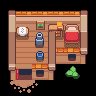

Rendered tile map (Tiled .tmx) drawn with the repository's tilesets; below, a short description and the full map source, tile grids included:
An orthogonal 6x6 tile map with 16x16 px tiles, 5 tile layers (Ground, Ground Detail, Wall, Wall Detail, ...), 1 hidden layer not drawn and 8 objects.

<map version="1.10" tiledversion="1.11.2" orientation="orthogonal" renderorder="right-down" width="6" height="6" tilewidth="16" tileheight="16" infinite="0" nextlayerid="11" nextobjectid="15">
 <editorsettings>
  <export target="house.csv" format="csv" />
 </editorsettings>
 <tileset firstgid="1" source="spr_tileset_sunnysideworld_16px.tsx" />
 <layer id="7" name="Ground" width="6" height="6">
  <data encoding="csv">
0,0,0,0,0,0,
0,646,646,646,646,0,
0,578,578,578,578,0,
0,578,578,0,0,0,
0,910,0,0,95,0,
0,0,0,0,0,0
</data>
 </layer>
 <layer id="8" name="Ground Detail" width="6" height="6">
  <data encoding="csv">
0,0,0,0,0,0,
0,2161,2166,2160,2152,0,
0,2225,0,2224,2216,0,
0,0,2231,0,0,0,
0,0,0,0,0,0,
206,207,208,0,0,0
</data>
 </layer>
 <layer id="2" name="Wall" width="6" height="6">
  <data encoding="csv">
1616,1617,1617,1617,1617,1618,
1680,0,0,0,0,1746,
1808,0,0,0,0,1810,
1808,0,0,1875,1937,1874,
1872,0,1937,1874,0,0,
0,0,0,0,0,0
</data>
 </layer>
 <layer id="5" name="Wall Detail" width="6" height="6">
  <data encoding="csv">
0,0,0,0,0,0,
0,0,0,2229,0,0,
0,0,0,0,0,0,
0,0,0,0,0,0,
0,0,0,0,0,0,
0,0,0,0,0,0
</data>
 </layer>
 <layer id="1" name="Roof" width="6" height="6" visible="0">
  <data encoding="csv">
0,0,0,0,0,0,
0,1683,1683,1683,1683,0,
0,1809,1809,1809,1685,0,
0,1809,1809,0,0,0,
0,2001,0,0,0,0,
0,0,0,0,0,0
</data>
 </layer>
 <layer id="6" name="Roof Detail" width="6" height="6">
  <data encoding="csv">
0,0,0,0,0,0,
0,0,0,0,0,0,
0,0,350,1810,0,0,
0,0,0,0,0,0,
0,0,0,0,0,0,
0,0,0,0,0,0
</data>
 </layer>
 <objectgroup id="9" name="Collision" visible="0">
  <object id="2" x="8.55472" y="17.7778" width="78.4628" height="2.27235" />
  <object id="3" x="8.28739" y="20.0501" width="3.60902" height="59.6157" />
  <object id="4" x="51.061" y="54.4027" width="4.01003" height="25.3968" />
  <object id="5" x="83.2749" y="20.1838" width="3.34169" height="43.5756" />
  <object id="10" x="12.1637" y="74.1855" width="4.01003" height="5.88137" />
  <object id="11" x="32.0802" y="74.4528" width="18.7135" height="5.21303" />
  <object id="12" x="55.7393" y="54.4027" width="27.2682" height="9.22306" />
 </objectgroup>
 <objectgroup id="10" name="Interactables" visible="0">
  <object id="1" x="7.75272" y="9.75773" width="80.3342" height="70.7101">
   <properties>
    <property name="action" value="openCrafting" />
   </properties>
  </object>
 </objectgroup>
</map>
